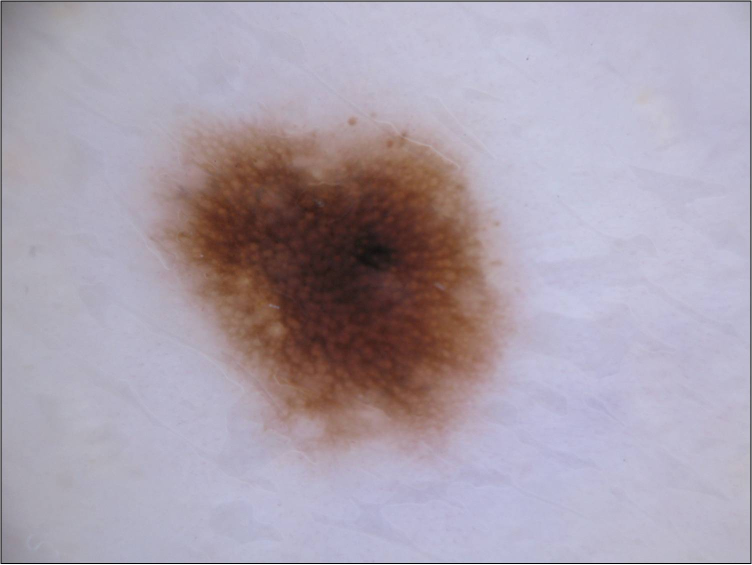
#> input picture data/im/nevus.jpg, 1504 x 1129 px (shown at 1/2 size)
$ jupyter execute --allow-errors TP_SVM.ipynb   (shell and % lines are left out)
#> lines starting #> are read from the running program, lines starting #| are printed output that depends on the picture; after the words box and inside, x2 and y2 are one past the last pixel; in counts of white or black regions, pixels touching at a corner belong together
# Skin lesion classification

**Deadline**: Upload this notebook (rename it as 'TP-SVM-YOUR-SURNAME.ipynb') to Ecampus/Moodle before the deadline.
Complete the code where you see XXXXXXXXXXXXXXXXX (mandatory for everybody)

**Context**
A skin lesion is defined as a superficial growth or patch of the skin that is visually different and/or has a different texture than its surrounding area. Skin lesions, such as moles or birthmarks, can degenerate and become melanoma, one of the deadliest skin cancer. Its incidence has been increasing during the last decades, especially in the areas mostly populated by white people.

The most effective treatment is an early detection followed by surgical excision. This is why several approaches for melanoma detection have been proposed in the last years (non-invasive computer-aided diagnosis (CAD) ).

**Goal**
The goal of this practical session is to classify images of skin lesions as either benign or melanoma using machine learning algorithms. In order to do that, you will have at your disposal a set of 30 features already extracted from 600 dermoscopic images (both normal skin lesions and melanoma from the ISIC database - https://isic-archive.com/). These features characterize the Asymmetry, the Border irregularity, the Colour and the Dimension of the lesion (the so-called ABCD rule).

The features are:
- shape asimmetry (f0 and f1)
- difference in colors between center and periphery of the image (f2, f3, f4, f27, f28, f29)
- geometry (f5, f6, f7)
- other features related to eccentricity,entropy, mean, standard deviation and maximum value of each channel in RGB and HSV (f8,...,f24)
- asimmetry of color intensity (f25, f26)

Features are computed using *manually checked segmentations* and following *Ganster et al. 'Automated melanoma recognition', IEEE TMI, 2001* and *Zortea et al. 'Performance of a dermoscopy-based computer vision system for the diagnosis of pigmented skin lesions compared with visual evaluation by experienced dermatologists', Artificial Intelligence in Medicine, 2014*.

First load all necessary packages

[cell 1]
import os
import numpy as np
import pandas as pd
from skimage.io import imread
from time import time
import matplotlib.pyplot as plt
from mpl_toolkits.axes_grid1 import AxesGrid
from sklearn.preprocessing import StandardScaler
from sklearn.metrics import classification_report
from sklearn.metrics import confusion_matrix
from sklearn.discriminant_analysis import LinearDiscriminantAnalysis
from sklearn.model_selection import train_test_split
from sklearn.model_selection import  cross_val_score
from sklearn.discriminant_analysis import QuadraticDiscriminantAnalysis
from sklearn.neighbors import KNeighborsClassifier
from sklearn.svm import SVC, LinearSVC
from sklearn.model_selection import GridSearchCV, KFold, cross_validate
from sklearn.linear_model import Perceptron
from sklearn.decomposition import PCA


import warnings
warnings.filterwarnings("ignore", category=DeprecationWarning)
warnings.simplefilter(action='ignore', category=FutureWarning)

from sklearn.exceptions import ConvergenceWarning
warnings.filterwarnings(action='ignore', category=ConvergenceWarning)

try:
  import google.colab
  IN_COLAB = True
  print('You are using Google Colab')
  !pip install googledrivedownloader
  from googledrivedownloader import download_file_from_google_drive
except:
  IN_COLAB = False

# Code from scikit-learn
import itertools
def plot_confusion_matrix(cm, classes,
                          normalize=False,
                          title='Confusion matrix',
                          cmap=plt.cm.Blues):
    """
    This function prints and plots the confusion matrix.
    Normalization can be applied by setting `normalize=True`.
    """
    if normalize:
        cm = cm.astype('float') / cm.sum(axis=1)[:, np.newaxis]
        print("Normalized confusion matrix")
    else:
        print('Confusion matrix, without normalization')

    print(cm)

    plt.imshow(cm, interpolation='nearest', cmap=cmap)
    plt.title(title)
    plt.colorbar()
    tick_marks = np.arange(len(classes))
    plt.xticks(tick_marks, classes, rotation=45)
    plt.yticks(tick_marks, classes)

    fmt = '.2f' if normalize else 'd'
    thresh = cm.max() / 2.
    for i, j in itertools.product(range(cm.shape[0]), range(cm.shape[1])):
        plt.text(j, i, format(cm[i, j], fmt),
                 horizontalalignment="center",
                 color="black" if cm[i, j] > thresh else "black")

    plt.ylabel('True label')
    plt.xlabel('Predicted label')
    plt.tight_layout()


from sklearn.pipeline import make_pipeline

Then load the data from my Google Drive

[cell 2]
if IN_COLAB:
  download_file_from_google_drive(file_id='18hrQVGBCfW7SKTnzmWUONo8iowBsi1DL',
  dest_path='./data/features.csv')
#> (this line was passed over: googledrivedownloader is not available in this run)
  download_file_from_google_drive(file_id='1iQZdUiuK_FwZ7mik7LB3eN_H_IUc5l7b',
  dest_path='./data/im/nevus-seg.jpg')
#> (this line was passed over: googledrivedownloader is not available in this run)
  download_file_from_google_drive(file_id='1_TeYzLLDoKbPX4xXAOAM_mQiT2nLHgvp',
  dest_path='./data/im/nevus.jpg')
#> (this line was passed over: googledrivedownloader is not available in this run)
  download_file_from_google_drive(file_id='1B2Ol92mBcHN6ah3bpoucBbBbHkPMGC8D',
  dest_path='./data/im/melanoma-seg.jpg')
#> (this line was passed over: googledrivedownloader is not available in this run)
  download_file_from_google_drive(file_id='1yZ46UzGhwO7g5T8397JpewBl6UqgRo5J',
  dest_path='./data/im/melanoma.jpg')
#> (this line was passed over: googledrivedownloader is not available in this run)

Or from yout local computer. Please download the 'data' folder in the same folder as your notebook and do not modifiy it.

Then read the data

[cell 3]
## Read data
Working_directory="./data/"
df = pd.read_csv(Working_directory + 'features.csv') # reading data
#> (reads data/features.csv from the repository)
y = df['Malignant'].values # 1 for Melanoma and 0 for healthy
class_names = ["healthy","melanoma"]
X = df.iloc[:,3:33].values # Features
N,M=X.shape
print('Number of images: {0}; Number of features per image: {1}'.format(N,M))
print('Number of healthy nevus: {0}; Number of melanoma: {1}'.format(N-np.sum(y), np.sum(y)))

[cell 4]
## Plot two examples of nevus and melanoma
print('Two examples of healthy nevus and melanoma')
nevus = imread(Working_directory + 'im/nevus.jpg')
#> nevus is the input picture: shape (1129, 1504, 3); mean R, G, B 170.3, 160.3, 173.1
nevus_Segmentation = imread(Working_directory + 'im/nevus-seg.jpg')
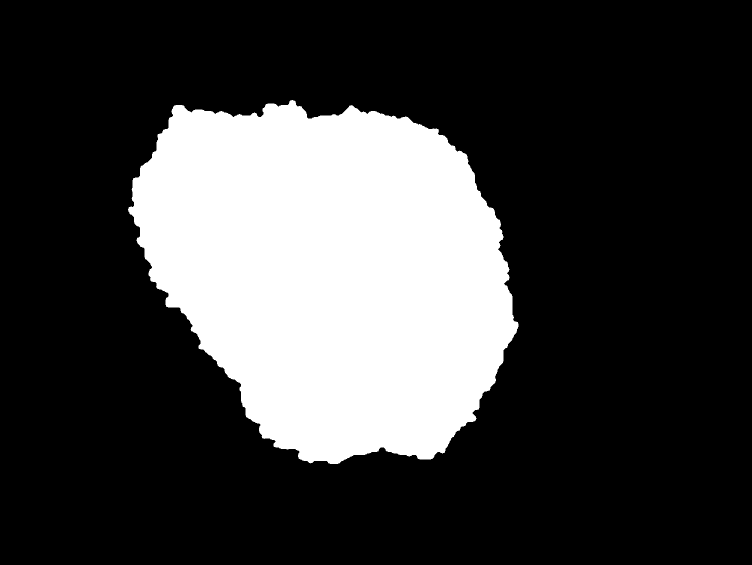
#> input picture data/im/nevus-seg.jpg, 1504 x 1129 px (shown at 1/2 size)
#> nevus_Segmentation is the input picture: shape (1129, 1504); min 0, max 255, mean 62.4
nevus_Segmentation_boolean = (nevus_Segmentation/255).astype(np.uint8) # To get uint8 (integer numbers)
#> nevus_Segmentation_boolean: shape (1129, 1504); values 0 (black) and 1 (white), 24.4% white; 1 white region, box (x1, y1, x2, y2) and area: (256, 200, 1037, 928) 414856
nevus_Segmentation_3D = np.expand_dims(nevus_Segmentation_boolean, axis=2) # To have a binary mask for the three channels (RGB)
nevus_mul_mask = (nevus_Segmentation_3D*nevus) # we apply the binary mask to all channels pixel-wise
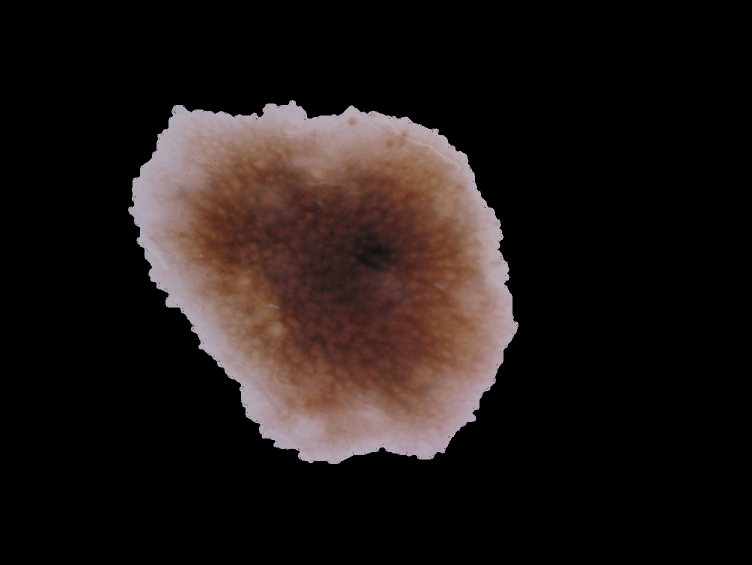
#> nevus_mul_mask: shape (1129, 1504, 3) (shown at 1/2 size); mean of channels 0, 1, 2 31.8, 23.9, 22.2; drawn as R, G, B

fig = plt.figure(figsize=(12, 12)) # size of the figure
grid = AxesGrid(fig, 111,
                nrows_ncols = (1, 3),
                axes_pad = 0.5) # code to create subplots
grid[0].imshow(nevus)
grid[0].axis('off')
grid[0].set_title('Original image - nevus')
grid[1].imshow(nevus_Segmentation)
grid[1].axis('off')
grid[1].set_title("Segmentation mask - nevus")
grid[2].imshow(nevus_mul_mask)
grid[2].axis('off')
grid[2].set_title("Segmented nevus")

###

melanoma = imread(Working_directory + 'im/melanoma.jpg')
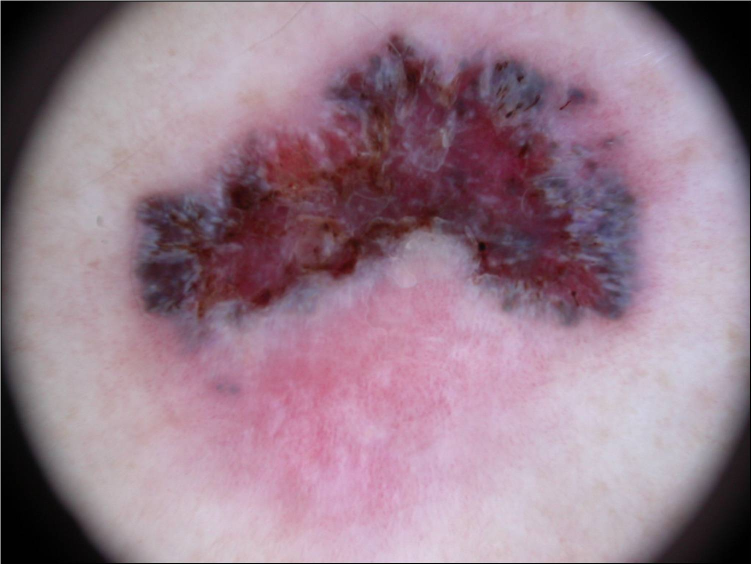
#> input picture data/im/melanoma.jpg, 1503 x 1129 px (shown at 1/2 size)
#> melanoma is the input picture: shape (1129, 1503, 3); mean R, G, B 151.9, 125.2, 140.2
melanoma_Segmentation = imread(Working_directory + 'im/melanoma-seg.jpg')
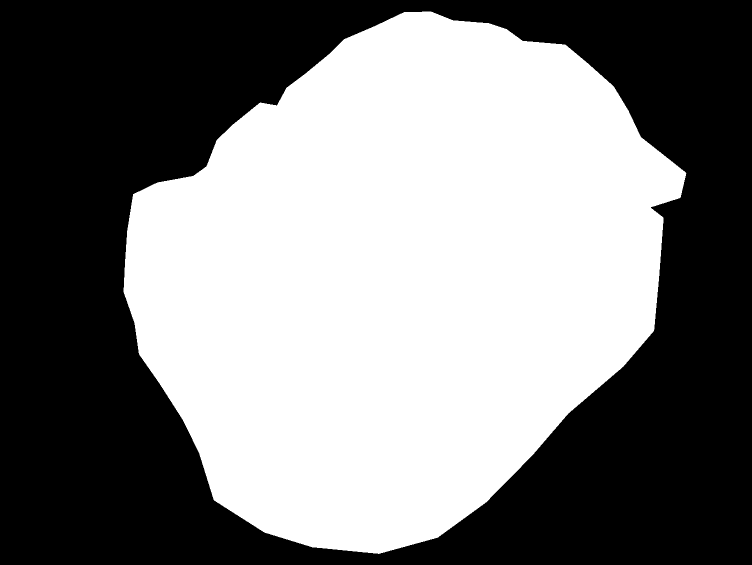
#> input picture data/im/melanoma-seg.jpg, 1503 x 1129 px (shown at 1/2 size)
#> melanoma_Segmentation: shape (1129, 1503); 49.8% white; 1 white region, box (x1, y1, x2, y2) and area: (247, 23, 1373, 1108) 844635
melanoma_Segmentation_boolean = (melanoma_Segmentation/255).astype(np.uint8) # To get uint8 (integer numbers)
melanoma_Segmentation_3D = np.expand_dims(melanoma_Segmentation_boolean, axis=2) # To have a binary mask for the three channels (RGB)
melanoma_mul_mask = (melanoma_Segmentation_3D*melanoma) # we apply the binary mask to all channels pixel-wise
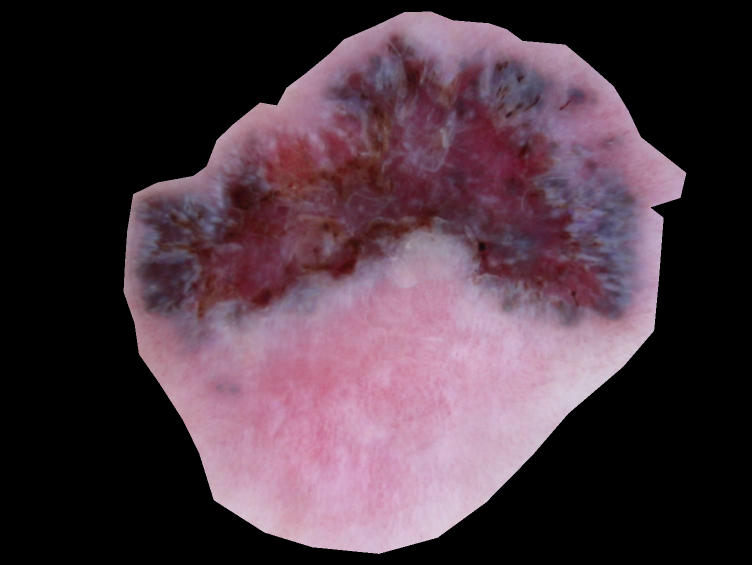
#> melanoma_mul_mask: shape (1129, 1503, 3) (shown at 1/2 size); mean of channels 0, 1, 2 75.1, 54.9, 65.4; drawn as R, G, B

fig = plt.figure(figsize=(12, 12)) # size of the figure
grid = AxesGrid(fig, 111,
                nrows_ncols = (1, 3),
                axes_pad = 0.5) # code to create subplots
grid[0].imshow(melanoma)
grid[0].axis('off')
grid[0].set_title('Original image - melanoma')
grid[1].imshow(melanoma_Segmentation)
grid[1].axis('off')
grid[1].set_title("Segmentation mask - melanoma")
grid[2].imshow(melanoma_mul_mask)
grid[2].axis('off')
grid[2].set_title("Segmented melanoma")

Now, as in the previous practical session you should shuffle the data randomly

[cell 5]
# Shuffle data randomly
perm = np.random.RandomState(42).permutation(N)
Xp = X[perm]
yp = y[perm]

We should now test the discriminative power of our features. Fist, let divide the entire data-set into training and test set using the `stratify` option. This will preserve the original proportion between nevus and melanoma also in the training and test set. You can check that from the plot.

[cell 6]
# Create training and test set
X_train, X_test, y_train, y_test = train_test_split(Xp, yp, test_size=0.3, random_state=42,stratify=yp)

fig, axs = plt.subplots(1, 3, sharey=True)
fig.suptitle('Proportion of samples from each class')
axs[0].hist(yp,weights=np.ones_like(yp)/len(yp))
axs[0].set_xlabel('Original data-set')
axs[1].hist(y_train,weights=np.ones_like(y_train)/len(y_train))
axs[1].set_xlabel('Training set')
axs[2].hist(y_test,weights=np.ones_like(y_test)/len(y_test))
axs[2].set_xlabel('Test set')
axs[0].set_ylabel('Proportion')
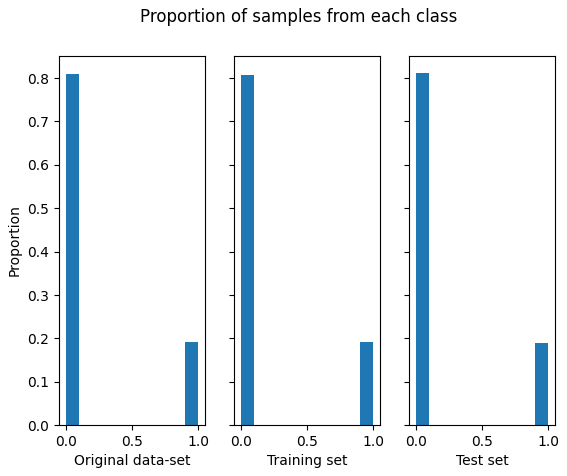
#> figure drawn by matplotlib, 3 panels; panel 1: tallest bar 0.808 high, from x = -6.94e-18 to 0.1

As we have already seen, it might be very important to scale the data such that each feature has, for instance, average equal to 0 and unit variance. Which is the right way of doing it when having a training and a test set in your opinion ? Should you use together both training and test set ? (For simplicity's sake, we will restrict here to scaling all features).

[cell 7]
# Scale data (each feature will have average equal to 0 and unit variance)
scaler = StandardScaler()
X_train_scale = scaler.fit_transform(X_train)
X_test_scale = scaler.transform(X_test)

Now, use two simple classification algorithms, for instance LDA and QDA, and look at the confusion matrices.

In practice, both models usually produce good global accuracy, but they can behave differently on the melanoma class. LDA is often more stable because it assumes a shared covariance matrix between classes, while QDA is more flexible and can overfit when the number of positive samples is relatively small. In this dataset, the most important point is not only the total accuracy but the balance between false negatives and false positives for melanoma, because missing a malignant case is generally the most critical error.

[cell 8]
# Fitting LDA
print("Fitting LDA to training set")
t0 = time()
lda = LinearDiscriminantAnalysis()
lda.fit(X_train_scale, y_train)
y_pred = lda.predict(X_test_scale)
print(classification_report(y_test, y_pred))

# Compute confusion matrix
cnf_matrix = confusion_matrix(y_test, y_pred)

# Plot normalized confusion matrix
plt.figure()
plot_confusion_matrix(cnf_matrix, classes=class_names, normalize=True,
                      title='LDA Normalized confusion matrix')
plt.show()
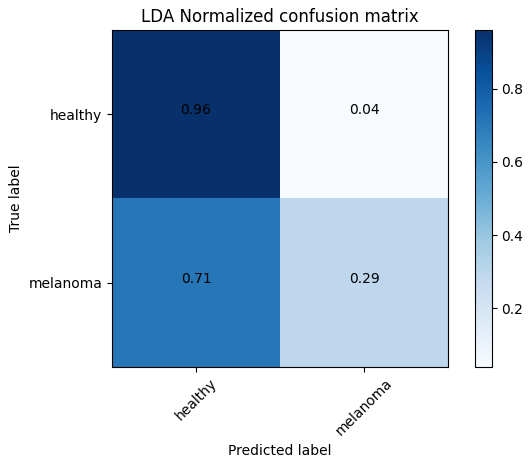
#> figure drawn by matplotlib, 2 panels

# Fitting QDA
print("Fitting QDA to training set")
qda = QuadraticDiscriminantAnalysis()
qda.fit(X_train_scale, y_train)
y_pred = qda.predict(X_test_scale)
print(classification_report(y_test, y_pred))

cnf_matrix = confusion_matrix(y_test, y_pred)
plt.figure()
plot_confusion_matrix(cnf_matrix, classes=class_names, normalize=True,
                      title='QDA Normalized confusion matrix')
plt.show()

The results you obtained are based on a precise subdivision of your data into training and test. This can thus bias your results. Which technique could you use instead ? Test it  with LDA, QDA and K-NN.

[cell 9]
# Fitting LDA
print("Fitting LDA")
lda = make_pipeline(StandardScaler(), LinearDiscriminantAnalysis())
lda_cv = cross_validate(lda, Xp, yp, cv=5, scoring='accuracy', return_train_score=True)
print(" Average and std TRAIN CV accuracy : {0} +- {1}".format(lda_cv['train_score'].mean(), lda_cv['train_score'].std() ))
print(" Average and std TEST CV accuracy : {0} +- {1}".format(lda_cv['test_score'].mean(), lda_cv['test_score'].std() ))

# Fitting QDA
print("Fitting QDA")
qda = make_pipeline(StandardScaler(), QuadraticDiscriminantAnalysis())
qda_cv = cross_validate(qda, Xp, yp, cv=5, scoring='accuracy', return_train_score=True)
print(" Average and std TRAIN CV accuracy : {0} +- {1}".format(qda_cv['train_score'].mean(), qda_cv['train_score'].std() ))
print(" Average and std TEST CV accuracy : {0} +- {1}".format(qda_cv['test_score'].mean(), qda_cv['test_score'].std() ))

# Fitting K-nearest neighbour
print("Fitting K-NN")
knn = make_pipeline(StandardScaler(), KNeighborsClassifier(n_neighbors=5))
knn_cv = cross_validate(knn, Xp, yp, cv=5, scoring='accuracy', return_train_score=True)
print(" Average and std TRAIN CV accuracy : {0} +- {1}".format(knn_cv['train_score'].mean(), knn_cv['train_score'].std() ))
print(" Average and std TEST CV accuracy : {0} +- {1}".format(knn_cv['test_score'].mean(), knn_cv['test_score'].std() ))

---
When using K-NN, instead than fixing the number of nearest neighbours, we could also estimate the best value using Cross Validation.

A frequent strange behavior here is that the selected model may still predict very few melanoma samples even when the validation accuracy looks high. This happens because the dataset is imbalanced, so optimizing only accuracy tends to favor the majority class. K-NN is also sensitive to local density and noise, which can reinforce this effect when malignant samples are sparse. For that reason, the confusion matrix and class-wise metrics give a much clearer picture than accuracy alone.

---

[cell 10]
# Looking for the best hyperparameters
neigh = make_pipeline(StandardScaler(), KNeighborsClassifier())
# when using the pipeline, you can print the parameters of the estimator using print(neigh.get_params().keys())`
print(neigh.get_params().keys())
p_grid_KNN = {'kneighborsclassifier__n_neighbors': [1,2,3,4,5,6,7,8,9,10]}
grid_KNN = GridSearchCV(estimator=neigh, param_grid=p_grid_KNN, scoring="accuracy", cv=5)
grid_KNN.fit(X_train, y_train)
print("Best training Score: {}".format(grid_KNN.best_score_))
print("Best training params: {}".format(grid_KNN.best_params_))
y_pred = grid_KNN.predict(X_test)
# Compute confusion matrix
cnf_matrix = confusion_matrix(y_test, y_pred)

# Plot normalized confusion matrix
plt.figure()
plot_confusion_matrix(cnf_matrix, classes=class_names, normalize=True,
                      title='Normalized confusion matrix')
plt.show()
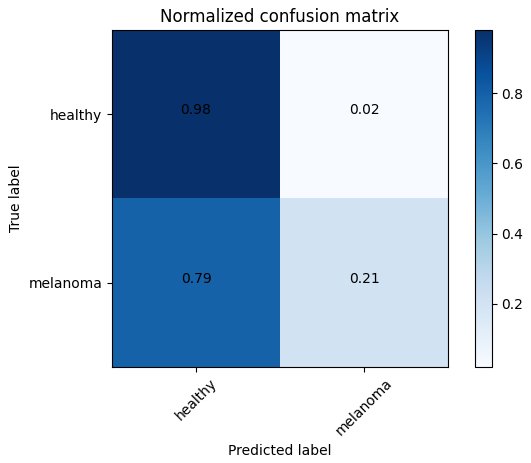
#> figure drawn by matplotlib, 2 panels

In order to deal with this problem we have two possible solutions.

**First**: Please look at this webpage (https://scikit-learn.org/stable/modules/model_evaluation.html#scoring-parameter) and try MORE APPROPRIATE scoring functions than accuracy when looking for the best K value of K-NN (thus within the Cross Validation as before..).

[cell 11]
# Looking for the best hyperparameters
neigh = make_pipeline(StandardScaler(), KNeighborsClassifier())
p_grid_KNN = {'kneighborsclassifier__n_neighbors': [1,2,3,4,5,6,7,8,9,10]}
grid_KNN_f1 = GridSearchCV(estimator=neigh, param_grid=p_grid_KNN, scoring='f1', cv=5)
grid_KNN_f1.fit(X_train, y_train)
print("Best training Score (f1): {}".format(grid_KNN_f1.best_score_))
print("Best training params (f1): {}".format(grid_KNN_f1.best_params_))
y_pred = grid_KNN_f1.predict(X_test)

cnf_matrix = confusion_matrix(y_test, y_pred)
plt.figure()
plot_confusion_matrix(cnf_matrix, classes=class_names, normalize=True,
                      title='KNN (best f1) Normalized confusion matrix')
plt.show()
print(classification_report(y_test, y_pred))
